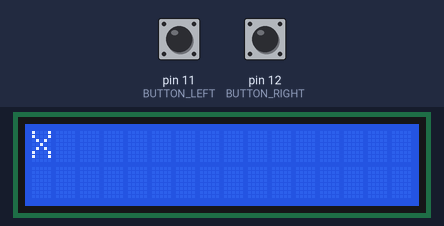
The sketch below on a simulated Arduino Uno, built with avr-gcc and run on an emulated ATmega328P. On the bench: 16×2 character LCD. The inputs (shaded band) are chosen by the test bench; at power-on: pin 12 (BUTTON_RIGHT) LOW, pin 11 (BUTTON_LEFT) LOW.

Above: at 1.2 s.
1.3 s: pin 12 (BUTTON_RIGHT) pulled HIGH for 1 s
At 2.7 s:
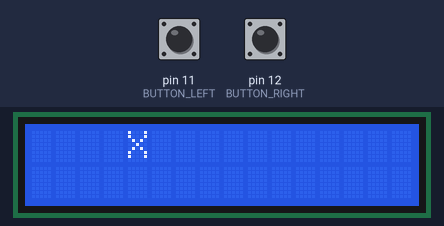
3.8 s: pin 12 (BUTTON_RIGHT) pulled HIGH for 0.15 s
At 4.8 s:
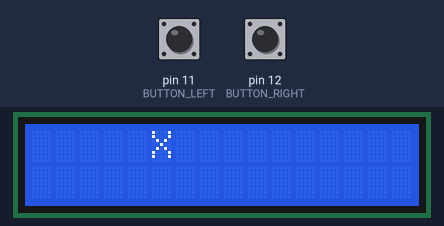
5.4 s: pin 11 (BUTTON_LEFT) pulled HIGH for 3.2 s
At 5.85 s:
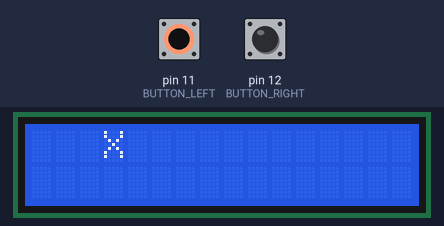
Timing chart, 0 to 8.4 s (numbered marks = the images above; inputs shaded):
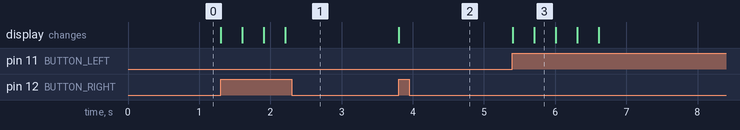

Measured:
- after the input at 1.3 s, the display: first changes at once (image 1 shows a later state)
- after the input at 3.8 s, the display: changes at once (image 2)
- after the input at 5.4 s, the display: first changes at once (image 3 shows a later state)

The sketch:

lab1_program09_lcd.ino
```cpp
//----------------------------------------------------------------
//  Module name:
//      lab1_program09_lcd.ino
//  Languange:
//      Wiring/Arduino
//  Description:
//      The program allows buttons to control the cursur of lcd. One
//      button moves the cursor left when pressed, the other moves
//      the cursor right.
//  Author:
//      Mingxiao An, Man Sun, Muhan Li
//  Rev.0 26 June 2017
//  Rev.1 8 July 2017
//----------------------------------------------------------------

#include <LiquidCrystal.h>

LiquidCrystal lcd(2, 3, 4, 5, 6, 7, 8);     // Bus 1 of the Seeduino sensor Chasis
#define BUTTON_LEFT 11                      // pin 11 is the pin attaching the move-left button
#define BUTTON_RIGHT 12                     // pin 12 is the pin attaching the move-right button
int col = 0;                                // column of where the cursor should be
int row = 0;                                // row of where the cursor should be

void moveLeft() {                           // move the cursor left
    lcd.clear();                            // clear the output 'X' on lcd
    if (col > 1)                            // if the cursor is not at the leftmost
        col -= 1;                           // the cursor goes left by 1
    else if (row > 0) {                     // if the cursor is not at the topmost
        row -= 1;                           // the cursor goes up by 1
        col = 16;                           // the cursor goes to the rightmost
    }
    lcd.setCursor(col, row);                // apply the position change of the cursor
    lcd.print("X");                         // print "X" to the LCD
}

void moveRight() {
    lcd.clear();                            // clear the output 'X' on lcd
    if (col < 16)                           // if the cursor is not at the rightmost
        col += 1;                           // the cursor goes right by 1
    else {
        row += 1;                           // the cursor goes down by 1
        col = 1;                            // the cursor goes to the leftmost
    }
    lcd.setCursor(col, row);                // apply the position change of the cursor
    lcd.print("X");                         // print "X" to the LCD
}

// the setup routine runs once when you press reset:
void setup() {
    pinMode(BUTTON_LEFT, INPUT);             // initialize the digital pin as an input
    pinMode(BUTTON_RIGHT, INPUT);            // initialize the digital pin as an input
    lcd.begin(16, 2);                       // 16 * 2 character
    lcd.autoscroll();                       // setup autoscroll so that the display will automatically move up & down with the cursor
    moveRight();                            // move the cursor right at first and print "X"
}

// the loop routine runs over and over again forever:
void loop() {
    if (digitalRead(BUTTON_LEFT)) {          // on buttonLeft pressed
        moveLeft();                         // move left the cursor
        delay(300);                         // delay 0.3s
    }
    if (digitalRead(BUTTON_RIGHT)) {        // on buttonRight pressed
        moveRight();                        // move right the cursor
        delay(300);                         // delay 0.3s
    }
}
```
